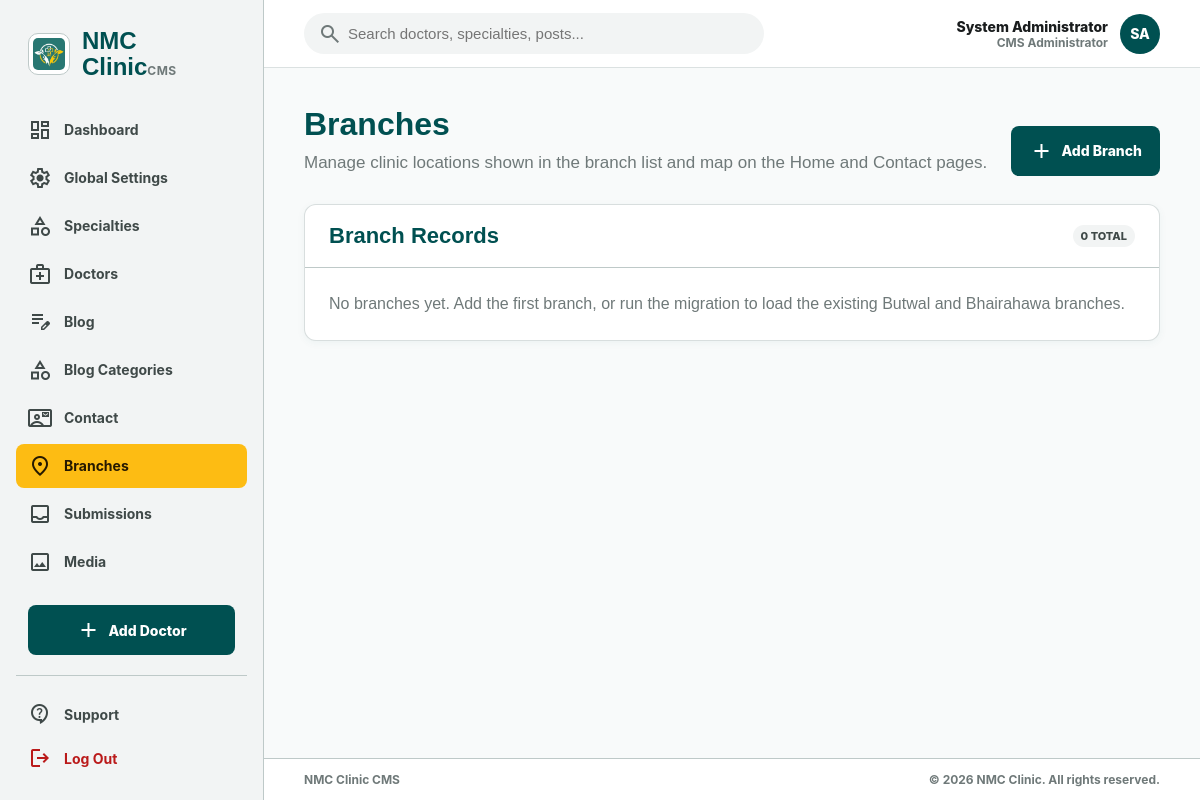
The app's page /cms/branches.php (signed in), older data.
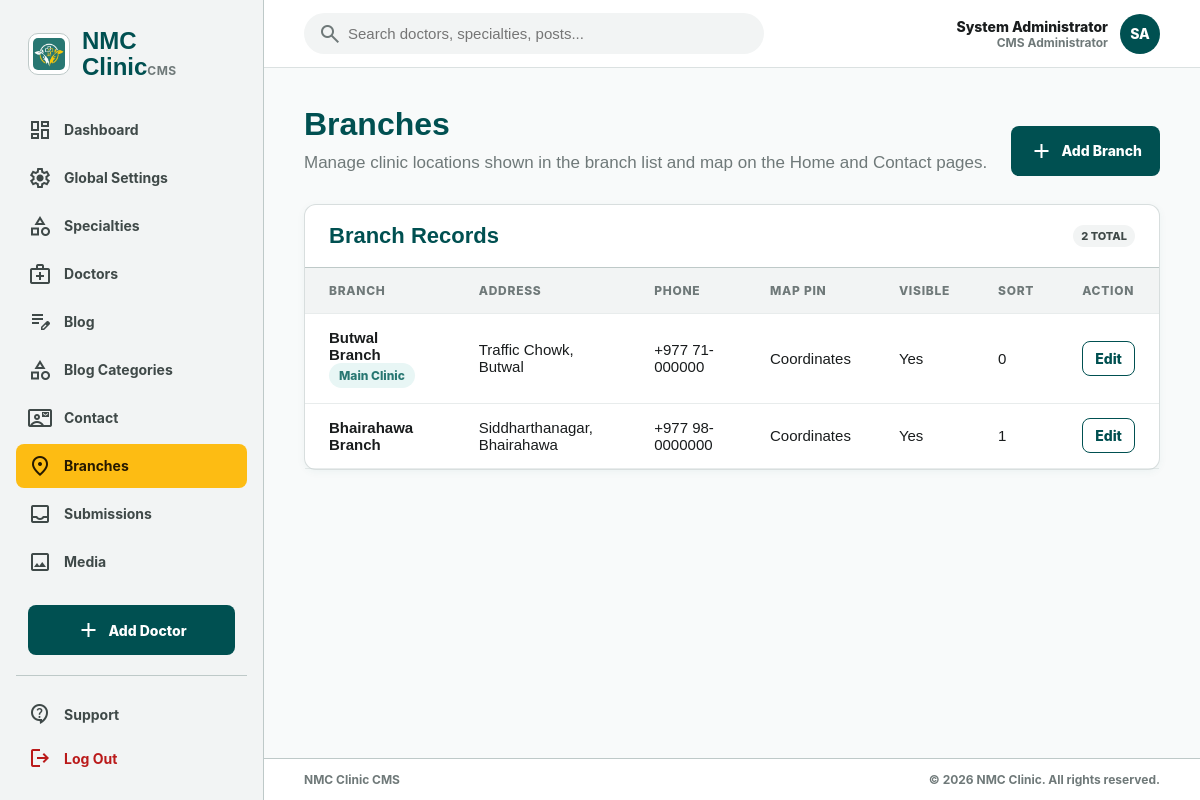
The same page, newer data.
### tables this page shows
CREATE TABLE cms_admin_users (
  id BIGINT UNSIGNED AUTO_INCREMENT PRIMARY KEY,
  full_name VARCHAR(150) NOT NULL,
  email VARCHAR(191) NOT NULL,
  password_hash VARCHAR(255) NOT NULL,
  status ENUM('active', 'disabled') NOT NULL DEFAULT 'active',
  last_login_at DATETIME NULL,
  created_at DATETIME NOT NULL DEFAULT CURRENT_TIMESTAMP,
  updated_at DATETIME NOT NULL DEFAULT CURRENT_TIMESTAMP ON UPDATE CURRENT_TIMESTAMP,
  UNIQUE KEY uq_cms_admin_users_email (email),
  KEY idx_cms_admin_users_status (status)
);

CREATE TABLE clinic_branches (
  id BIGINT UNSIGNED AUTO_INCREMENT PRIMARY KEY,
  slug VARCHAR(191) NOT NULL,
  name VARCHAR(150) NOT NULL,
  tag_label VARCHAR(60) NULL,
  address_line VARCHAR(255) NOT NULL,
  city VARCHAR(100) NOT NULL,
  district VARCHAR(100) NULL,
  country VARCHAR(100) NOT NULL DEFAULT 'Nepal',
  phone VARCHAR(30) NULL,
  email VARCHAR(191) NULL,
  hours_note VARCHAR(255) NULL,
  latitude DECIMAL(10,7) NULL,
  longitude DECIMAL(10,7) NULL,
  map_zoom TINYINT UNSIGNED NOT NULL DEFAULT 15,
  is_primary TINYINT(1) NOT NULL DEFAULT 0,
  is_visible TINYINT(1) NOT NULL DEFAULT 1,
  sort_order INT UNSIGNED NOT NULL DEFAULT 0,
  created_at DATETIME NOT NULL DEFAULT CURRENT_TIMESTAMP,
  updated_at DATETIME NOT NULL DEFAULT CURRENT_TIMESTAMP ON UPDATE CURRENT_TIMESTAMP,
  deleted_at DATETIME NULL,
  UNIQUE KEY uq_clinic_branches_slug (slug),
  KEY idx_clinic_branches_public_order (is_visible, sort_order)
);

### cms/includes/auth.php (called while the page is built, shortened)
<?php
require_once __DIR__ . '/../config/database.php';
function start_cms_session(): void
{
    $scriptDir = str_replace('\\', '/', dirname((string) ($_SERVER['SCRIPT_NAME'] ?? '')));
    if (preg_match('#^(.*?/cms)(?:/|$)#i', $scriptDir, $matches)) {
        $cmsPath = $matches[1];
    } else {
        $cmsPath = ($scriptDir === '/' || $scriptDir === '.' || $scriptDir === '') ? '/' : rtrim($scriptDir, '/');
    }
    $isHttps = (!empty($_SERVER['HTTPS']) && $_SERVER['HTTPS'] !== 'off')
        || (isset($_SERVER['HTTP_X_FORWARDED_PROTO']) && strtolower((string) $_SERVER['HTTP_X_FORWARDED_PROTO']) === 'https');
}
function e(string $value): string
{
    return htmlspecialchars($value, ENT_QUOTES | ENT_SUBSTITUTE, 'UTF-8');
}
function current_admin(): ?array
{
    $stmt = db()->prepare("SELECT id, full_name, email, status FROM cms_admin_users WHERE id = :id AND status = 'active' LIMIT 1");
    $stmt->execute([':id' => (int) $_SESSION['admin_id']]);
    $admin = $stmt->fetch();
    return $admin ?: null;
}
function require_admin(): array
{
    $admin = current_admin();
    return $admin;
}

### cms/config/database.php (called while the page is built, shortened)
<?php
function db(): PDO
{
    static $pdo = null;
    if ($pdo instanceof PDO) {
        return $pdo;
    }
    $getVal = static function (string $key, string $default): string {
        $val = getenv($key);
        if ($val !== false && $val !== '') {
            return (string) $val;
        }
        if (isset($_ENV[$key]) && $_ENV[$key] !== '') {
            return (string) $_ENV[$key];
        }
        if (isset($_SERVER[$key]) && $_SERVER[$key] !== '') {
            return (string) $_SERVER[$key];
        }
        return $default;
    };
    $host = $getVal('NMC_DB_HOST', 'localhost');
    $name = $getVal('NMC_DB_NAME', 'clinic');
    $user = $getVal('NMC_DB_USER', 'root');
    $pass = $getVal('NMC_DB_PASS', '');
    $dsn = "mysql:host={$host};dbname={$name};charset=utf8mb4";
    $pdo = new PDO($dsn, $user, $pass, [
        PDO::ATTR_ERRMODE => PDO::ERRMODE_EXCEPTION,
        PDO::ATTR_DEFAULT_FETCH_MODE => PDO::FETCH_ASSOC,
        PDO::ATTR_EMULATE_PREPARES => false,
    ]);
    return $pdo;
}

### cms/includes/branch_form.php (called while the page is built, shortened)
<?php
function branch_list(): array
{
    $stmt = db()->query(
        'SELECT * FROM clinic_branches
         WHERE deleted_at IS NULL
         ORDER BY is_primary DESC, sort_order ASC, name ASC'
    );
    return $stmt->fetchAll();
}
    ?>

### cms/branches.php (the view, shortened to what this page needs)
<?php
require_once __DIR__ . '/includes/auth.php';
require_once __DIR__ . '/includes/layout.php';
require_once __DIR__ . '/includes/branch_form.php';
$admin = require_admin();
try {
    $branches = branch_list();
} catch (Throwable $exception) {
    $branches = [];
    $toast = ['type' => 'error', 'message' => 'Branches are not available. Run migrations/2026-10-11-clinic-branches.sql on the database first.'];
}
cms_header('Branches', $admin, 'branches');
?>
<section class="content">
  <div class="page-head">
    <div>
      <h1>Branches</h1>
      <p>Manage clinic locations shown in the branch list and map on the Home and Contact pages.</p>
    </div>
    <a class="primary-btn" style="width:auto;padding-left:18px;padding-right:18px" href="branch-create.php">
      <span class="material-symbols-outlined">add</span>Add Branch
    </a>
  </div>
  <section class="card">
    <div class="panel-head">
      <h2>Branch Records</h2>
      <span class="tag"><?= count($branches) ?> total</span>
    </div>
    <?php if ($branches === []): ?>
      <div class="empty">No branches yet. Add the first branch, or run the migration to load the existing Butwal and Bhairahawa branches.</div>
    <?php else: ?>
      <div class="table-wrap">
        <table>
          <thead>
            <tr>
              <th>Branch</th>
              <th>Address</th>
              <th>Phone</th>
              <th>Map pin</th>
              <th>Visible</th>
              <th>Sort</th>
              <th>Action</th>
            </tr>
          </thead>
          <tbody>
            <?php foreach ($branches as $branch): ?>
              <tr>
                <td>
                  <strong><?= e((string) $branch['name']) ?></strong>
                  <?php if ((int) $branch['is_primary'] === 1): ?>
                    <span class="status published">Main clinic</span>
                  <?php endif; ?>
                </td>
                <td><?= e(cms_excerpt((string) $branch['address_line'] . ', ' . (string) $branch['city'], 60)) ?></td>
                <td><?= e((string) ($branch['phone'] ?? '')) ?></td>
                <td><?= $branch['latitude'] !== null ? 'Coordinates' : 'By address' ?></td>
                <td><?= (int) $branch['is_visible'] === 1 ? 'Yes' : 'No' ?></td>
                <td><?= e((string) $branch['sort_order']) ?></td>
                <td>
                  <a class="secondary-btn" style="padding:8px 12px" href="branch-edit.php?id=<?= e((string) $branch['id']) ?>">Edit</a>
                </td>
              </tr>
            <?php endforeach; ?>
          </tbody>
        </table>
      </div>
    <?php endif; ?>
  </section>
</section>
<?php cms_footer(); ?>

### cms/includes/layout.php (shortened to what this page needs)
<?php
function cms_header(string $title, array $admin, string $active = 'dashboard'): void
{
    $nav = [
        'dashboard' => ['Dashboard', 'dashboard.php', 'dashboard'],
        'settings' => ['Global Settings', 'settings.php', 'settings'],
        'specialties' => ['Specialties', 'specialties.php', 'category'],
        'doctors' => ['Doctors', 'doctors.php', 'medical_services'],
        'blog' => ['Blog', 'blog.php', 'edit_note'],
        'blog_categories' => ['Blog Categories', 'blog-categories.php', 'category'],
        'contact' => ['Contact', 'contact.php', 'contact_mail'],
        'branches' => ['Branches', 'branches.php', 'location_on'],
        'submissions' => ['Submissions', 'submissions.php', 'inbox'],
        'media' => ['Media', 'media.php', 'image'],
        'seo' => ['SEO Metadata', 'seo.php', 'travel_explore'],
        'sitemap' => ['Sitemap', 'sitemap.php', 'account_tree'],
    ];
    ?>
<!DOCTYPE html>
<html lang="en">
<head>
</head>
<body>
<div class="cms-shell">
  <aside class="sidebar">
    <a class="brand" href="dashboard.php" aria-label="NMC Clinic CMS dashboard">
      <img src="../uploads/logo.jpeg" alt="NMC Clinic logo">
      <span><span class="brand-title">NMC Clinic</span><span class="brand-sub">CMS</span></span>
    </a>
    <nav class="nav" aria-label="CMS navigation">
      <?php foreach ($nav as $key => $item): ?>
        <a class="<?= $active === $key ? 'active' : '' ?>" href="<?= e($item[1]) ?>">
          <span class="material-symbols-outlined"><?= e($item[2]) ?></span>
          <span><?= e($item[0]) ?></span>
        </a>
      <?php endforeach; ?>
    </nav>
    <div class="side-action">
      <a class="primary-btn" href="doctors.php"><span class="material-symbols-outlined">add</span>Add Doctor</a>
    </div>
    <div class="side-footer">
      <a href="settings.php"><span class="material-symbols-outlined">contact_support</span>Support</a>
      <a class="logout" href="logout.php"><span class="material-symbols-outlined">logout</span>Log Out</a>
    </div>
  </aside>
  <main class="main">
    <header class="topbar">
      <div class="search">
        <span class="material-symbols-outlined">search</span>
        <input type="search" placeholder="Search doctors, specialties, posts..." aria-label="Search CMS">
      </div>
      <div class="admin">
        <div>
          <div class="admin-name"><?= e((string) $admin['full_name']) ?></div>
          <div class="admin-role">CMS Administrator</div>
        </div>
        <div class="avatar" aria-hidden="true"><?= e(cms_initials((string) $admin['full_name'])) ?></div>
      </div>
    </header>
    <?php
}
function cms_footer(): void
{
    ?>
    <footer class="footer">
      <span>NMC Clinic CMS</span>
      <span>© <?= date('Y') ?> NMC Clinic. All rights reserved.</span>
    </footer>
  </main>
</div>
</body>
</html>
    <?php
}
function cms_initials(string $name): string
{
    $parts = preg_split('/\s+/', trim($name)) ?: [];
    $initials = '';
    foreach ($parts as $part) {
        if ($part !== '') {
            $initials .= strtoupper(substr($part, 0, 1));
        }
        if (strlen($initials) >= 2) {
            break;
        }
    }
    return $initials !== '' ? $initials : 'A';
}
function cms_excerpt(string $value, int $limit = 82): string
{
    $value = trim(preg_replace('/\s+/', ' ', $value) ?? '');
    if (strlen($value) <= $limit) {
        return $value;
    }
    return rtrim(substr($value, 0, $limit - 3)) . '...';
}

Row changes from the older to the newer data that the page shows:
added clinic_branches: name "Butwal Branch", is_primary "Main Clinic", address_line+city "Traffic Chowk, Butwal", phone "+977 71-000000", latitude "Coordinates", is_visible "Yes", sort_order "0"
added clinic_branches: name "Bhairahawa Branch", address_line+city "Siddharthanagar, Bhairahawa", phone "+977 98-0000000", latitude "Coordinates", is_visible "Yes", sort_order "1"
Text that changed along with them:
count($branches): "0" → "2"
text no longer shown: "No branches yet. Add the first branch, or run the migration to load the existing Butwal and Bhairahawa branches."
text now shown: "BRANCH ADDRESS PHONE MAP PIN VISIBLE SORT ACTION"
